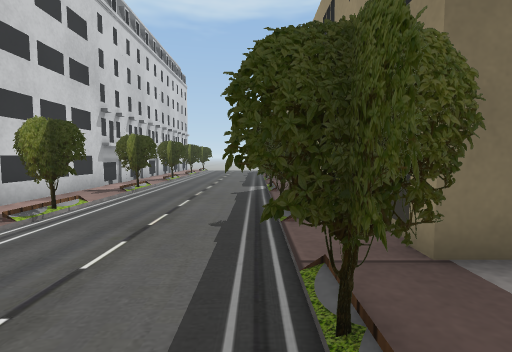
view 1 (above)

23 first-person views from a walk through a robot-simulator world made for Gazebo. The camera is 0.26 m above the floor, tilts 4° down and sees 85° across. The floor is counted in squares, 0.25 m on a side. Each view is taken from the middle of a square. On the plan, view 1 faces up. The plan holds only what a view shows up to about 12 squares ahead; the rest is blank. The place goes on beyond the plan. Some surface patterns are stand-ins.

view 2
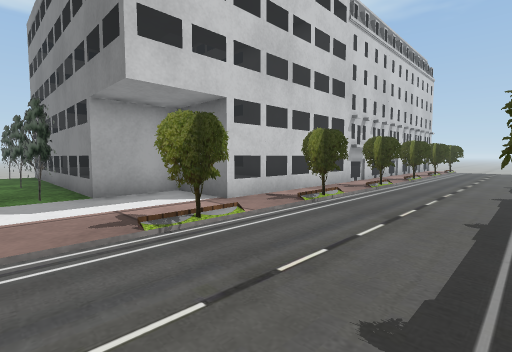

view 3
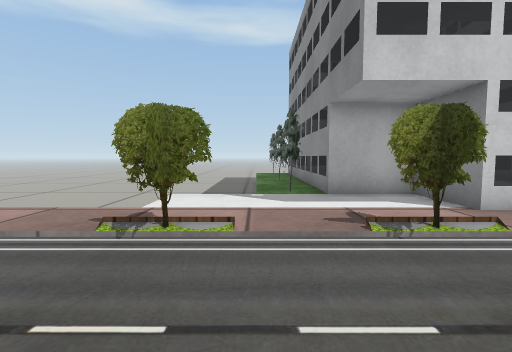

view 4
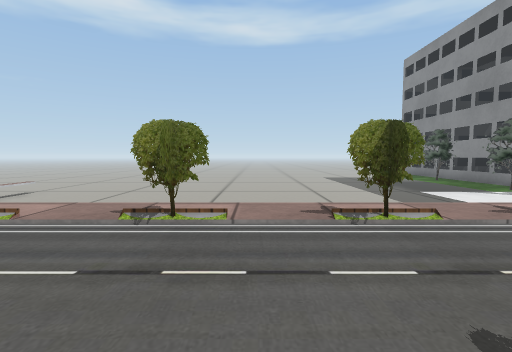

view 5
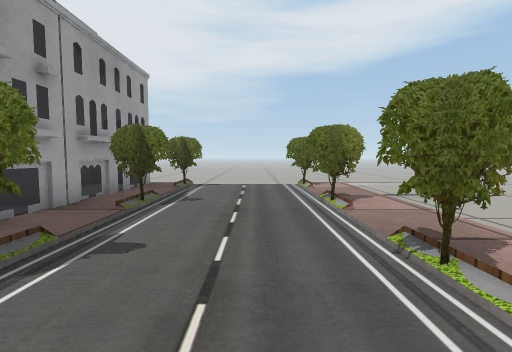

view 6
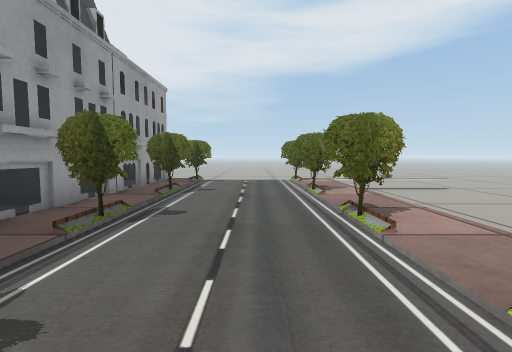

view 7
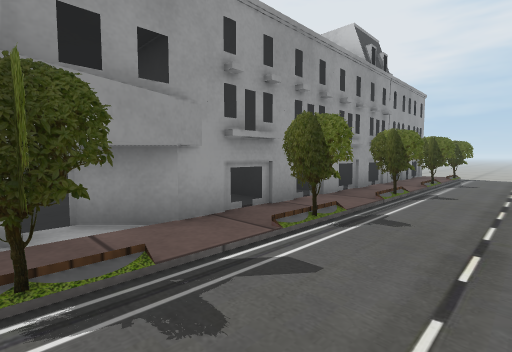

view 8
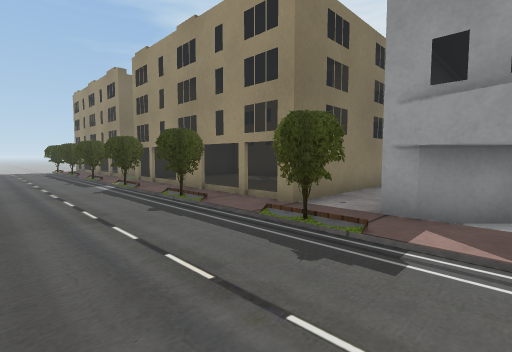

view 9
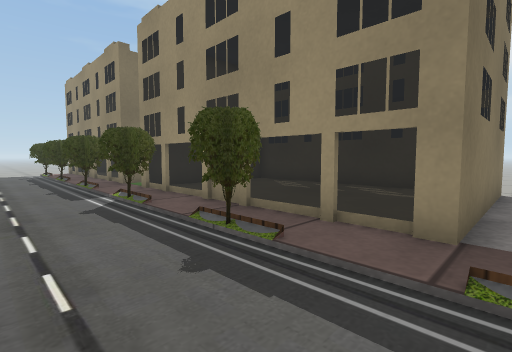

view 10
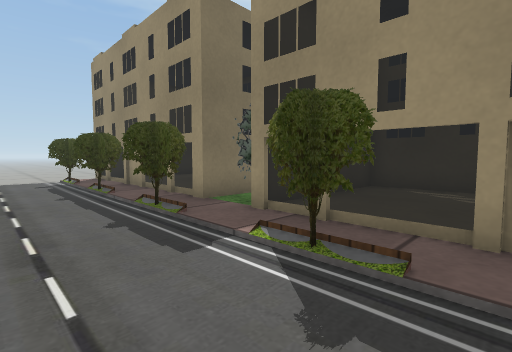

view 11
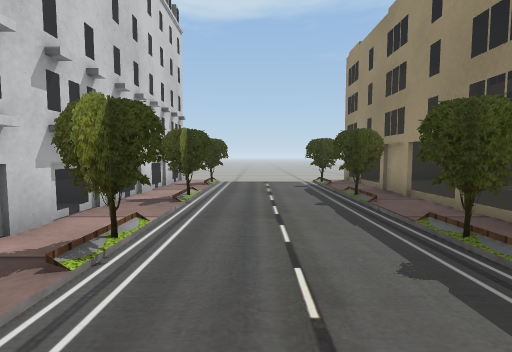

view 12
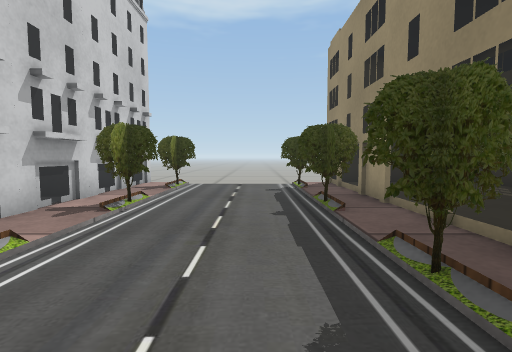

view 13
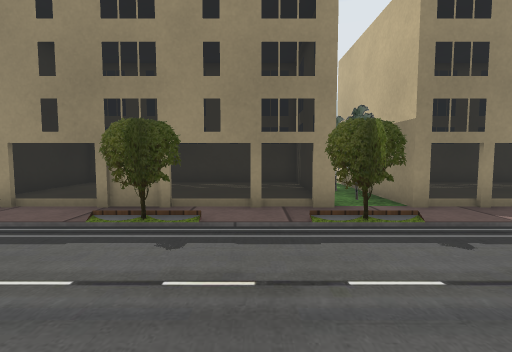

view 14
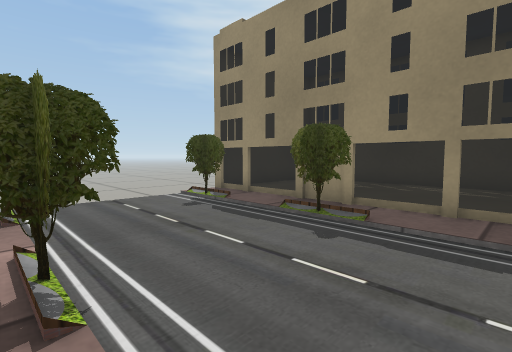

view 15
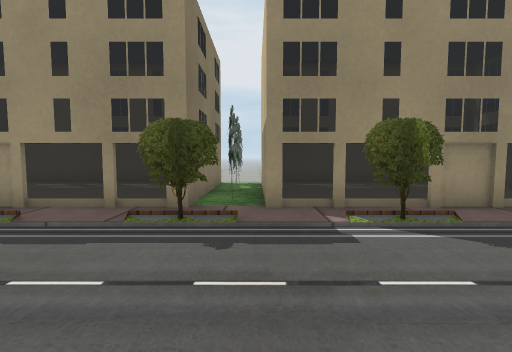

view 16
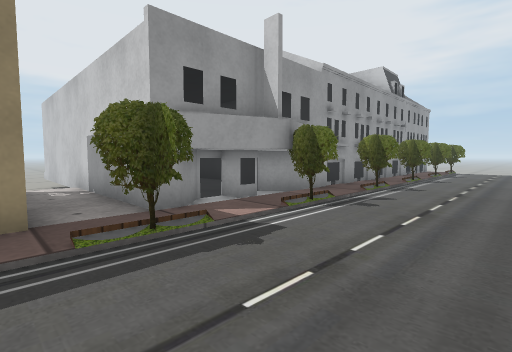

view 17
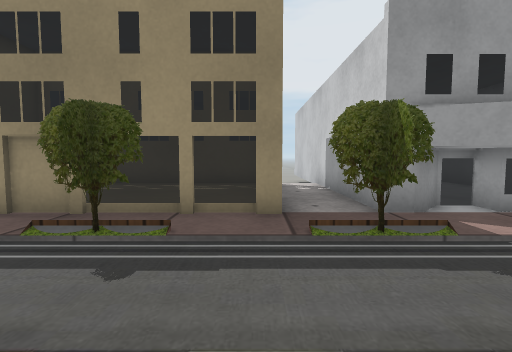

view 18
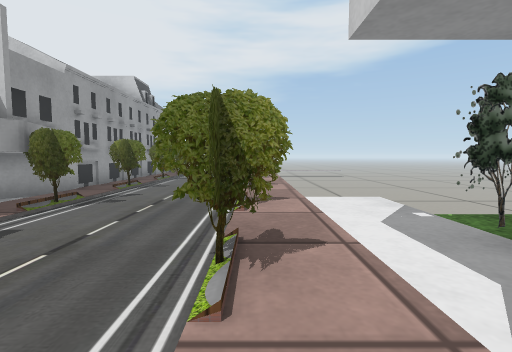

view 19
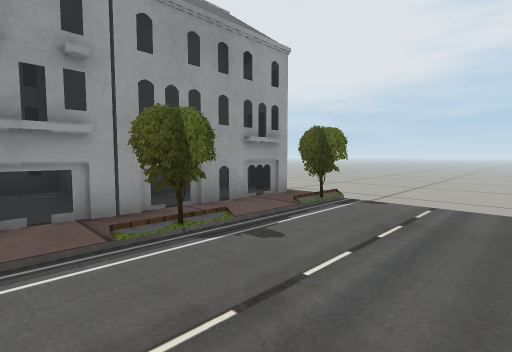

view 20
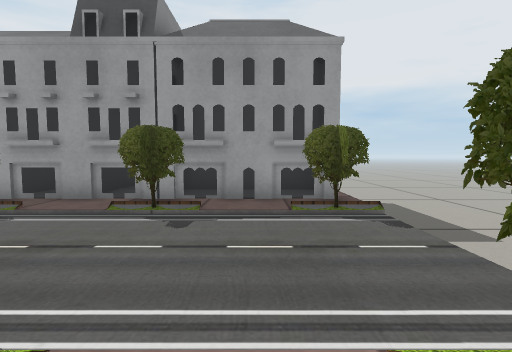

view 21
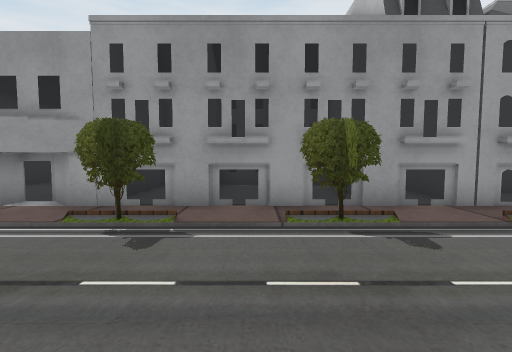

view 22
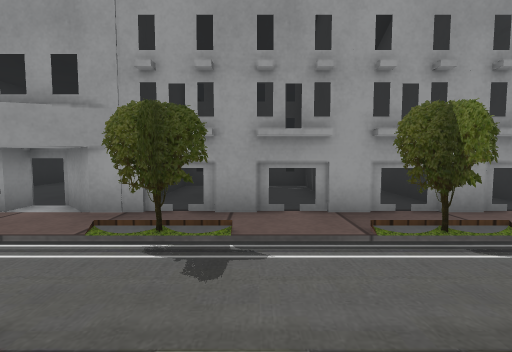

view 23
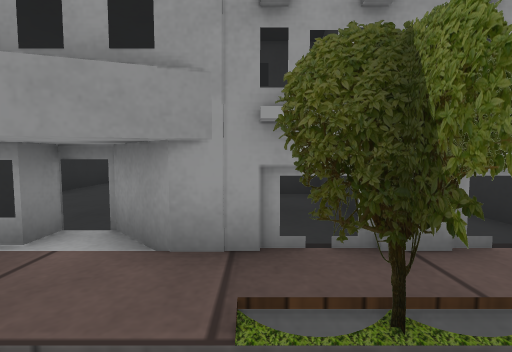

### Floor plan
Key: @ floor where view 1 was taken; # wall or solid block; x gap in a wall; . floor; = window, fence, low wall or low ledge; v drop or lower ground; T thing the floor can be seen under or through.
Columns run from 9 left of view 1 to 9 right of it. Each row starts with its distance up from view 1.
 21    vv  vvv vvvvvv
 20     ##....##====v
 19    ###...#.T....v
 18     #......T....v
 17     #......T....v
 16     ##...TTT....v
 15     ##.....T....v
 14     #......T....v
 13     #......T....v
 12     ##...TTT#####
 11     #......T####v
 10     #......T....v
  9     ##.....T....v
  8     ##...TTT....v
  7     #......T....v
  6     #......T....v
  5     ##...TTT....v
  4     #......T....v
  3   ###......TT###v
  2   #..#..........v
  1  ##..#...TTTTT##vvv
  0 ###......@.T   ...
 -1 ===.......TT=....
 -2 vvv..#...#TT=..
 -3 vv==......TT=..
 -4 vv  .......T
 -5 vv  .......T###vvvv
 -6 vv  .#...###...v
 -7 vvvv.......####v
 -8 vvvv.......#...v
 -9 vv  .#.....####v
-10 vvv .#...###...v
-11 vvv .......####v
-12 vvv .......#...v
-13 vvv .#...#######
-14 vvv .......###
-15 vvv .......###
-16 vvv .#.....###
-17 vvvv.#...#x###
-18  vv     vvvv

Where each view was taken, in squares from view 1:
view 1: 0 up, 0 right, facing up
view 2: 1 down, 0 right, facing up-left
view 3: 1 down, 0 right, facing left
view 4: 8 down, 1 right, facing left
view 5: 7 down, 2 left, facing down
view 6: 5 down, 2 left, facing down
view 7: 2 down, 2 left, facing down-right
view 8: 1 down, 3 left, facing up-right
view 9: 2 up, 2 left, facing up-right
view 10: 7 up, 2 left, facing up-right
view 11: 9 up, 2 left, facing up
view 12: 10 up, 1 left, facing up
view 13: 14 up, 4 left, facing right
view 14: 13 up, 4 left, facing up-right
view 15: 11 up, 4 left, facing right
view 16: 3 up, 3 left, facing down-right
view 17: 3 up, 3 left, facing right
view 18: 4 up, 4 left, facing down
view 19: 11 down, 3 left, facing down-right
view 20: 15 down, 5 left, facing right
view 21: 8 down, 4 left, facing right
view 22: 7 down, 3 left, facing right
view 23: 5 down, 1 left, facing right
